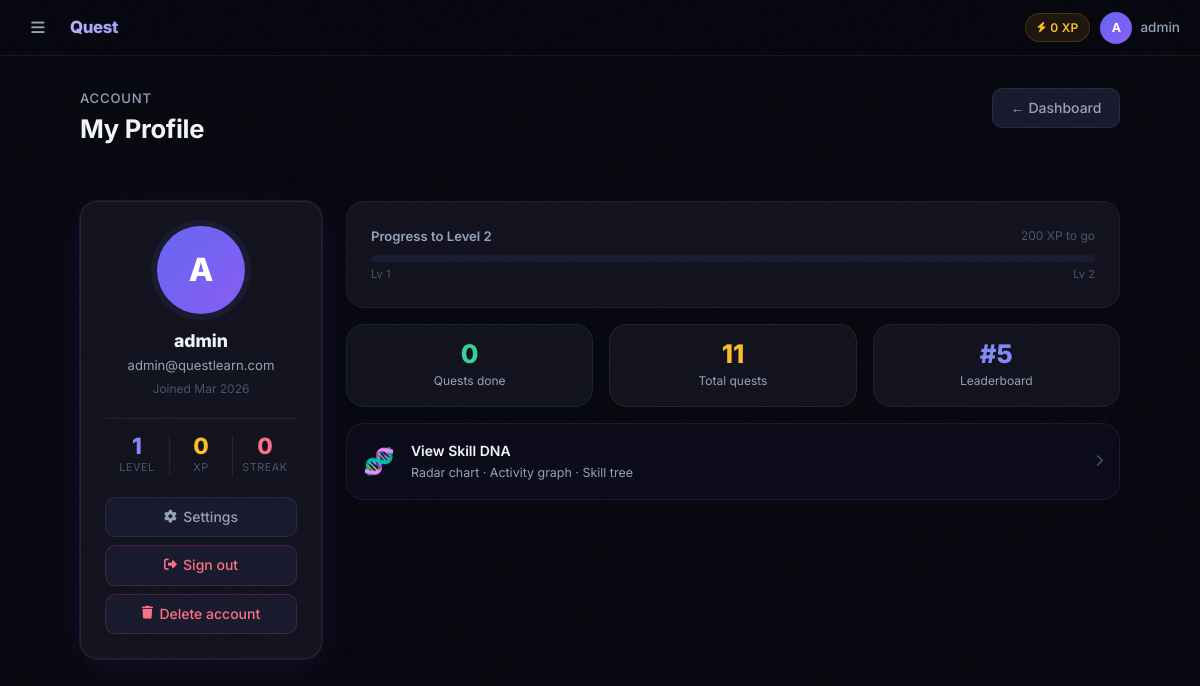
Screenshot of /profile/ (signed in) with the database file from the repository.
### quests/models.py (models this page shows, shortened)
class UserProfile(models.Model):
    user    = models.OneToOneField(User, on_delete=models.CASCADE)
    xp      = models.IntegerField(default=0)
    level   = models.IntegerField(default=1)
    streak  = models.IntegerField(default=0)

### quests/views.py (the view)
# urls.py: path('profile/',                      views.profile,        name='profile'),
@login_required
def profile(request):
    profile, _ = UserProfile.objects.get_or_create(user=request.user)
    completed_quests = CompletedQuest.objects.filter(
        user=request.user).select_related('quest').order_by('-completed_at')
    total_quests = Quest.objects.count()
    xp_to_next = 200 - (profile.xp % 200)
    xp_percent = (profile.xp % 200) / 200 * 100
    rank = UserProfile.objects.filter(xp__gt=profile.xp).count() + 1
    return render(request, 'profile.html', {
        'profile': profile,
        'completed_quests': completed_quests,
        'completed_count': completed_quests.count(),
        'total_quests': total_quests,
        'xp_to_next': xp_to_next,
        'xp_percent': xp_percent,
        'rank': rank,
    })

### quests/templates/profile.html (shortened to what this page needs)
{% extends 'base.html' %}
{% block content %}
<div class="d-flex align-items-start justify-content-between mb-5 flex-wrap gap-3">
  <div>
    <p style="color:var(--text-2);font-size:.82rem;font-weight:500;text-transform:uppercase;letter-spacing:.8px;margin-bottom:.3rem;">Account</p>
    <h1 class="page-title" style="font-size:1.6rem;">My Profile</h1>
  </div>
  <a href="{% url 'dashboard' %}" class="btn-ghost">← Dashboard</a>
</div>
<div class="row g-4">
  <div class="col-md-4 col-lg-3">
    <div class="card p-4 text-center card-glow h-100 d-flex flex-column">
      <div class="avatar-xl mb-3">{{ user.username|first|upper }}</div>
      <h4 style="font-weight:800;font-size:1.1rem;color:var(--text);margin-bottom:.25rem;">{{ user.username }}</h4>
      <p style="color:var(--text-2);font-size:.82rem;margin-bottom:.2rem;">{{ user.email }}</p>
      <p style="color:var(--text-3);font-size:.75rem;margin-bottom:1.25rem;">Joined {{ user.date_joined|date:"M Y" }}</p>
      <div style="border-top:1px solid var(--border);padding-top:1rem;margin-bottom:1.25rem;">
        <div class="row g-0 text-center">
          <div class="col-4">
            <div style="color:var(--indigo-2);font-size:1.4rem;font-weight:800;line-height:1;">{{ profile.level }}</div>
            <div style="color:var(--text-3);font-size:.68rem;text-transform:uppercase;letter-spacing:.5px;margin-top:2px;">Level</div>
          </div>
          <div class="col-4" style="border-left:1px solid var(--border);border-right:1px solid var(--border);">
            <div style="color:var(--amber-2);font-size:1.4rem;font-weight:800;line-height:1;">{{ profile.xp }}</div>
            <div style="color:var(--text-3);font-size:.68rem;text-transform:uppercase;letter-spacing:.5px;margin-top:2px;">XP</div>
          </div>
          <div class="col-4">
            <div style="color:var(--rose-2);font-size:1.4rem;font-weight:800;line-height:1;">{{ profile.streak }}</div>
            <div style="color:var(--text-3);font-size:.68rem;text-transform:uppercase;letter-spacing:.5px;margin-top:2px;">Streak</div>
          </div>
        </div>
      </div>
      <div class="mt-auto d-flex flex-column gap-2">
        <a href="{% url 'settings' %}" class="btn-ghost w-100 justify-content-center" style="padding:.5rem;">
          <i class="fas fa-cog" style="font-size:.8rem;"></i> Settings
        </a>
        <a href="{% url 'logout' %}" class="btn-ghost w-100 justify-content-center" style="padding:.5rem;color:var(--rose-2);border-color:rgba(244,63,94,.2);">
          <i class="fas fa-sign-out-alt" style="font-size:.8rem;"></i> Sign out
        </a>
        <button class="btn-ghost w-100 justify-content-center" style="padding:.5rem;color:var(--rose-2);border-color:rgba(244,63,94,.2);"
                data-bs-toggle="modal" data-bs-target="#deleteModal">
          <i class="fas fa-trash" style="font-size:.8rem;"></i> Delete account
        </button>
      </div>
    </div>
  </div>
  <div class="col-md-8 col-lg-9">
    <div class="card p-4 mb-3" style="border-color:rgba(99,102,241,.12);">
      <div class="d-flex justify-content-between align-items-center mb-2">
        <span style="font-size:.82rem;font-weight:600;color:var(--text-2);">Progress to Level {{ profile.level|add:1 }}</span>
        <span style="font-size:.75rem;color:var(--text-3);">{{ xp_to_next }} XP to go</span>
      </div>
      <div class="xp-track"><div class="xp-fill" style="width:{{ xp_percent }}%"></div></div>
      <div class="d-flex justify-content-between mt-1">
        <small style="color:var(--text-3);font-size:.7rem;">Lv {{ profile.level }}</small>
        <small style="color:var(--text-3);font-size:.7rem;">Lv {{ profile.level|add:1 }}</small>
      </div>
    </div>
    <div class="row g-3 mb-3">
      <div class="col-sm-4">
        <div class="card p-3 text-center card-lift" style="border-color:rgba(16,185,129,.12);">
          <div style="color:var(--emerald-2);font-size:1.6rem;font-weight:800;line-height:1;">{{ completed_count }}</div>
          <div style="color:var(--text-2);font-size:.75rem;margin-top:4px;">Quests done</div>
        </div>
      </div>
      <div class="col-sm-4">
        <div class="card p-3 text-center card-lift" style="border-color:rgba(245,158,11,.12);">
          <div style="color:var(--amber-2);font-size:1.6rem;font-weight:800;line-height:1;">{{ total_quests }}</div>
          <div style="color:var(--text-2);font-size:.75rem;margin-top:4px;">Total quests</div>
        </div>
      </div>
      <div class="col-sm-4">
        <div class="card p-3 text-center card-lift" style="border-color:rgba(99,102,241,.12);">
          <div style="color:var(--indigo-2);font-size:1.6rem;font-weight:800;line-height:1;">#{{ rank }}</div>
          <div style="color:var(--text-2);font-size:.75rem;margin-top:4px;">Leaderboard</div>
        </div>
      </div>
    </div>
    <a href="{% url 'skill_dna' %}" class="card p-3 mb-4 d-flex flex-row align-items-center gap-3 card-lift" style="border-color:rgba(99,102,241,.15);background:rgba(99,102,241,.04);">
      <div style="font-size:1.6rem;flex-shrink:0;">🧬</div>
      <div>
        <div style="color:var(--text);font-weight:600;font-size:.875rem;">View Skill DNA</div>
        <div style="color:var(--text-2);font-size:.78rem;">Radar chart · Activity graph · Skill tree</div>
      </div>
      <i class="fas fa-chevron-right ms-auto" style="color:var(--text-3);font-size:.75rem;"></i>
    </a>
  </div>
</div>
{% endblock %}

### quests/templates/base.html (shortened to what this page needs)
<!DOCTYPE html>
<html lang="en">
<head>
  <link href="https://cdn.jsdelivr.net/npm/bootstrap@5.3.0/dist/css/bootstrap.min.css" rel="stylesheet">
  <link href="https://cdnjs.cloudflare.com/ajax/libs/font-awesome/6.4.0/css/all.min.css" rel="stylesheet">
</head>
<body>
<header class="topbar">
  {% if user.is_authenticated %}
  <button class="hamburger" id="sbToggle" aria-label="Menu">
    <i class="fas fa-bars"></i>
  </button>
  {% endif %}
  <a class="topbar-brand" href="{% url 'home' %}">Quest<span>Learn</span></a>
  <div class="topbar-right">
    {% if user.is_authenticated %}
      <span class="xp-chip d-none d-sm-flex align-items-center gap-1">
        <i class="fas fa-bolt" style="font-size:.65rem;"></i> {{ user.userprofile.xp }} XP
      </span>
      <div class="dropdown">
        <a href="#" class="dropdown-toggle d-flex align-items-center gap-2" data-bs-toggle="dropdown">
          <div class="avatar">{{ user.username|first|upper }}</div>
          <span class="d-none d-md-inline" style="color:var(--text-2);font-size:.845rem;font-weight:500;">{{ user.username }}</span>
        </a>
      </div>
    {% else %}
      <a href="{% url 'login' %}" class="btn-ghost btn-sm">Sign in</a>
      <a href="{% url 'signup' %}" class="btn-primary-ql btn-sm">Get started</a>
    {% endif %}
  </div>
</header>
<div class="main-wrap">
  <div class="page fade-up">
    {% block content %}{% endblock %}
  </div>
</div>
</body>
</html>

### quests/templates/base.html (style rules this page uses)
:root { --bg: #080810; --bg-2: #0d0d1a; --bg-3: #111120; --surface: #13131f; --surface-2: #1a1a2e; --border: rgba(255,255,255,.07); --border-2: rgba(255,255,255,.12); --indigo: #6366f1; --indigo-2: #818cf8; --violet: #8b5cf6; --violet-2: #a78bfa; --amber: #f59e0b; --amber-2: #fbbf24; --emerald: #10b981; --emerald-2: #34d399; --rose: #f43f5e; --rose-2: #fb7185; --text: #f1f5f9; --text-2: #94a3b8; --text-3: #475569; --sidebar-w: 260px; --topbar-h: 56px; --radius: 12px; --radius-lg: 18px; }
*, *::before, *::after { box-sizing: border-box; margin: 0; padding: 0; }
html { scroll-behavior: smooth; }
body { background: var(--bg); color: var(--text); font-family: 'Inter', system-ui, sans-serif; font-size: 15px; line-height: 1.6; min-height: 100vh; overflow-x: hidden; -webkit-font-smoothing: antialiased; }
a { text-decoration: none; color: inherit; }
body::after { content: ''; position: fixed; inset: 0; pointer-events: none; z-index: 9999; opacity: .4; }
.topbar { position: fixed; top: 0; left: 0; right: 0; height: var(--topbar-h); background: rgba(8,8,16,.85); backdrop-filter: blur(24px) saturate(180%); -webkit-backdrop-filter: blur(24px) saturate(180%); border-bottom: 1px solid var(--border); display: flex; align-items: center; padding: 0 1.25rem; gap: .875rem; z-index: 900; }
.topbar-brand { font-size: 1.05rem; font-weight: 800; letter-spacing: -.4px; background: linear-gradient(135deg, #c4b5fd, #818cf8); -webkit-background-clip: text; -webkit-text-fill-color: transparent; background-clip: text; white-space: nowrap; }
.topbar-brand span { opacity: .5; font-weight: 400; }
.hamburger { background: none; border: none; cursor: pointer; width: 36px; height: 36px; border-radius: 9px; color: var(--text-2); font-size: .95rem; display: flex; align-items: center; justify-content: center; transition: background .15s, color .15s; flex-shrink: 0; }
.topbar-right { margin-left: auto; display: flex; align-items: center; gap: .625rem; }
.xp-chip { background: rgba(245,158,11,.1); border: 1px solid rgba(245,158,11,.2); color: var(--amber-2); padding: 4px 11px; border-radius: 99px; font-size: .75rem; font-weight: 600; letter-spacing: .2px; }
.avatar { width: 32px; height: 32px; border-radius: 50%; background: linear-gradient(135deg, var(--indigo), var(--violet)); display: flex; align-items: center; justify-content: center; font-weight: 700; font-size: .78rem; color: #fff; border: 1.5px solid rgba(99,102,241,.35); flex-shrink: 0; }
.avatar-xl { width: 88px; height: 88px; border-radius: 50%; background: linear-gradient(135deg, var(--indigo), var(--violet)); display: flex; align-items: center; justify-content: center; font-weight: 800; font-size: 2rem; color: #fff; border: 2px solid rgba(99,102,241,.3); box-shadow: 0 0 0 6px rgba(99,102,241,.08); margin: 0 auto; }
.main-wrap { padding-top: var(--topbar-h); min-height: 100vh; position: relative; z-index: 1; }
.page { max-width: 1080px; margin: 0 auto; padding: 2rem 1.25rem; }
.card { background: var(--surface); border: 1px solid var(--border); border-radius: var(--radius-lg); transition: border-color .2s, box-shadow .2s, transform .2s; }
.card-glow { box-shadow: 0 0 0 1px rgba(99,102,241,.15), 0 8px 40px rgba(99,102,241,.1); }
.xp-track { background: rgba(99,102,241,.1); border-radius: 99px; height: 7px; overflow: hidden; }
.btn-ghost { background: var(--surface-2); color: var(--text-2); border: 1px solid var(--border); border-radius: 10px; font-weight: 500; font-size: .875rem; padding: .5rem 1.1rem; transition: all .15s; cursor: pointer; display: inline-flex; align-items: center; gap: .4rem; }
.dropdown-toggle::after { display: none; }
.page-title { font-size: 1.35rem; font-weight: 700; color: var(--text); letter-spacing: -.3px; }
.fade-up { animation: fadeUp .35s ease both; }

### rows the page displays
UserProfile: level "1", xp "0", streak "0", level|add "2"

### other values shown
{{ user.userprofile.xp }} "0"
{{ user.username|first|upper }} "A"
{{ user.username }} "admin"
{{ user.email }} "admin@questlearn.com"
{{ user.date_joined|date:"M Y" }} "Mar 2026"
{{ xp_to_next }} "200"
{{ completed_count }} "0"
{{ total_quests }} "11"
{{ rank }} "5"
